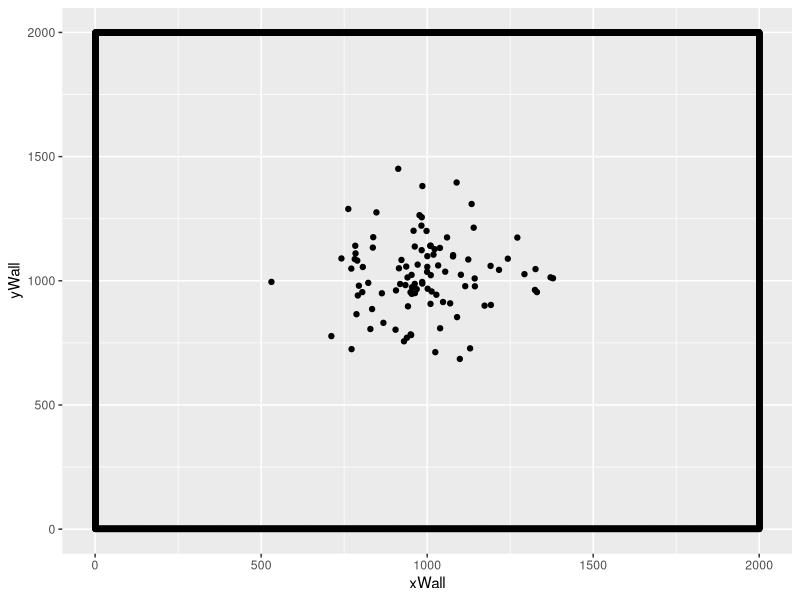
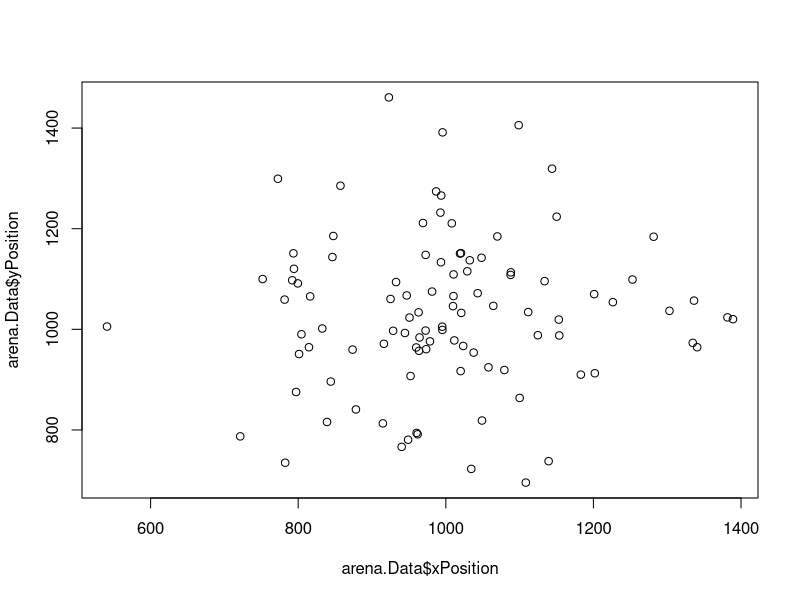
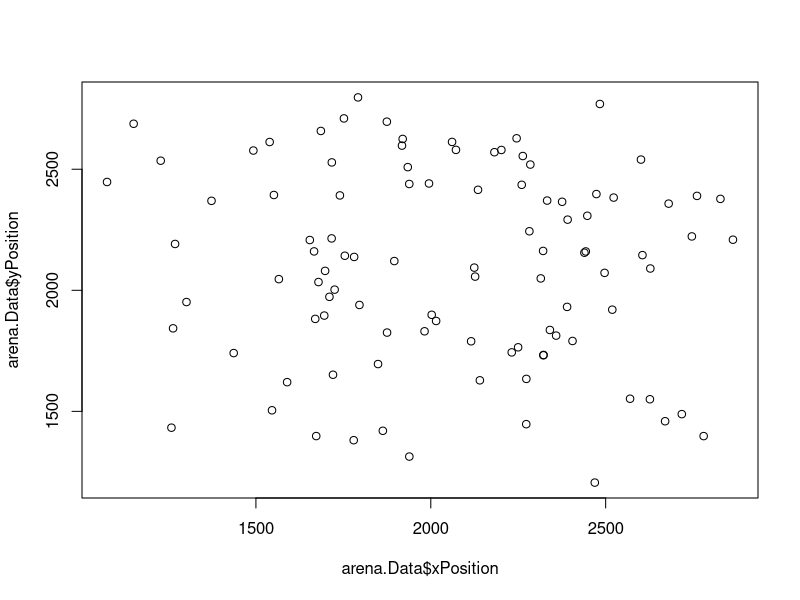
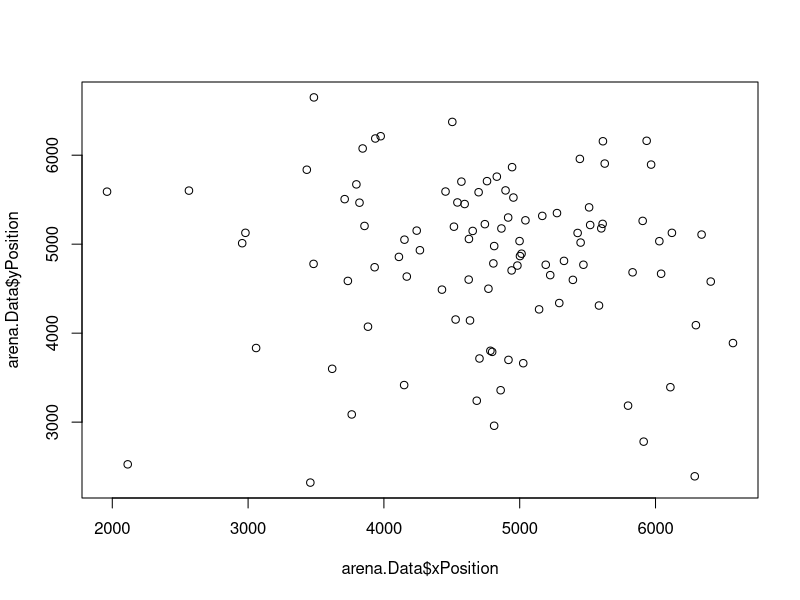
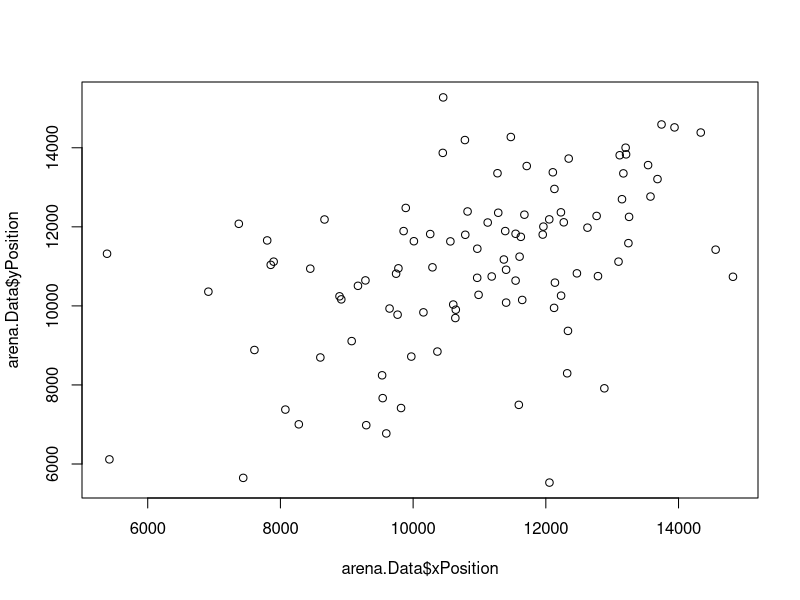
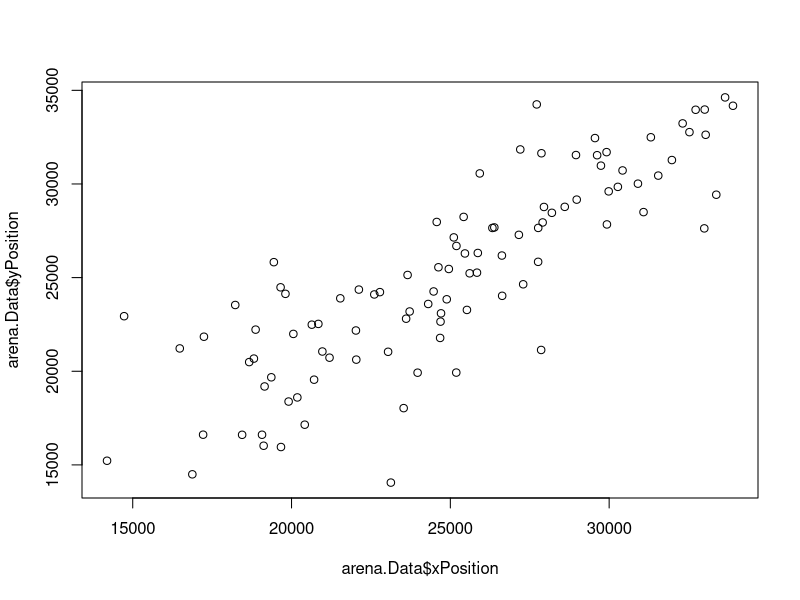
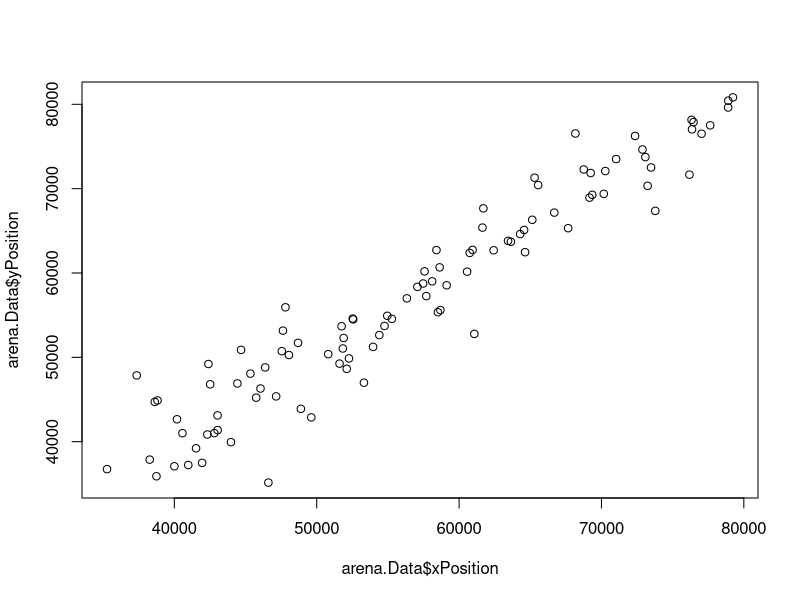
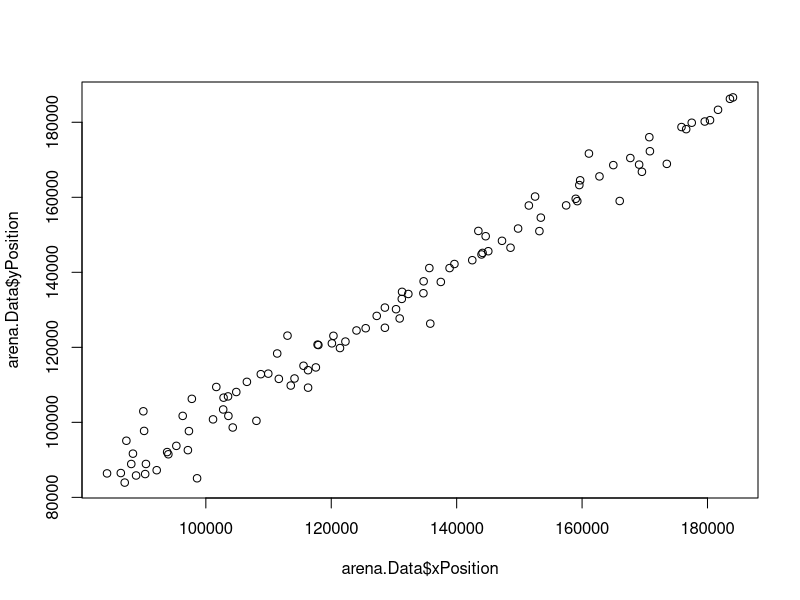

Generate these figures, in order, with R:

# THE FOLLOWING IS A 2-D VARIANT OF CRAIG REYNOLDS' BOID MODEL.
# Written by Gabriel Dell'Accio
# Algorithm inspired by Conrad Parker's Boid's pseudocode at: 
# http://www.kfish.org/boids/pseudocode.html

# Overview:
#   Rules for swarming
#     1) Center of Mass: Boids are attracted to the center of the overall swarm.
#     2) Avoidance rule: Boids avoid collision with other boids by avoiding coming within
#        a certain distance of one another.
#     3) Match Velocity: Boids can sense the average velocity of the swarm and do their 
#        best to match it.

# LIBRARIES:
library(ggplot2)

# ARENA PARAMETERS:
  # Variable to hold the x,y center coordinate of the arena. 
  xLength <- 2000.0
  yLength <- 2000.0

  centerCor <- rep(xLength/2,2)
# SWARM PARAMETERS:
  # number of individuals
  nIndividuals <- 100 
  swarmCohesion <- 0.5
  swarmAvoidance <- 0.5
  baseVelocity <- 20
  densitySensitivity <- 75
  spatialDistribution <- 100
  thetaDistribution <- 50
  step.iterations <- 200

  # velocityList <- vector("list", nIndividuals)
  # print(velocityList)

  xVelocity <- rep(10, nIndividuals)
  yVelocity <- rep(10, nIndividuals)

  # This function creates the arena.
  create.arena <- function(xLength, yLength) {
    
    # length of x plane 
    xLimit <- xLength 
    # Length of y plane
    yLimit <- yLength
    
    # temporary data frame that holds the data 
    # that creates the borders of the 2D arena. 
    arena.Data <<- data.frame(
      yWall = rep(1,yLimit),
      xWall = c(1:xLimit),
      xNorthWall = c(1:xLimit),
      yNorthWall = rep(yLimit,yLimit)
    )

    # Plot Arena Borders
    arena <- ggplot(data = arena.Data, aes(x=xWall,y=yWall))
    arena <- arena + geom_point() +  ylim(1,yLimit) + xlim(1,xLimit) + geom_point(aes(xNorthWall,yNorthWall)) + geom_point(aes(rep(1,xLimit),c(1:yLimit))) + geom_point(aes(rep(xLimit,xLimit),c(1:yLimit)))

    return(arena)
  }
  arenaSim <- create.arena(xLength, yLength)

  # This function helps initialize the swarm and arena using a data frame, arena.data, 
  # that stores information about the swarm and the arena. 
  initialize.swarm <- function(avoidance, spatial.distribution.factor,coordinateLocation) {
      arena.Data$index <<- c(1:nIndividuals)
      arena.Data$xPosition <<- rep(NA, xLength)
      arena.Data$yPosition <<- rep(NA, yLength)
      # arena.Data$theta <<- rep(NA, xLength)
      # velocityList <<- rep(baseVelocity, nIndividuals)
    
    # Create the x,y position of each individual in the swarm by drawing from a 
    # random normal distribution around a given coordinate location in the arena. 
    for(var in 1:nIndividuals) {
      # velocityList[] <- c(baseVelocity,baseVelocity)
      arena.Data$xPosition[var] <<- rnorm(1, mean=coordinateLocation[1], sd=spatial.distribution.factor + 50)
      arena.Data$yPosition[var] <<- rnorm(1, mean=coordinateLocation[2], sd=spatial.distribution.factor + 50)
      # arena.Data$theta[var] <<- rnorm(1, mean = 180, sd= theta.distribution.factor + 5)
    }
  }

  # Call the initialize function that creates teh arena.data data frame 
  # with all previously declared swarm and arena parameters.
  initialize.swarm(swarmAvoidance, spatialDistribution, centerCor)

  # Function that updates the current arena with the swarm's current location.
  display.swarm <- function() {
    return(arenaSim + geom_point(aes(arena.Data$xPosition, arena.Data$yPosition)))
  }

arenaSim <- display.swarm()
arenaSim

# GSI: functions for computing the group stability index
  # This function computes the distance between two x,y points in the 2D arena. 
  compute.cart.distance  <- function(x1,x2,y1,y2) {
    return(sqrt(((x1-x2)^2) + ((y1-y2)^2)) )
  }
  # This function calculates the total distance between all members of the flock. It returns the total distance between all individuals in one step of the arena.
  calculate.group.distance <- function() {
    groupedDistance <- 0
    for(var in 1:nIndividuals) {
      for(varTwo in 1:nIndividuals) {
         dist <- compute.cart.distance(arena.Data$xPosition[var], arena.Data$xPosition[varTwo], arena.Data$yPosition[var], arena.Data$yPosition[varTwo])
         groupedDistance <- groupedDistance + dist
      }
    }
    return(groupedDistance)
  }
  # This function takes in the previous time step's total group distance and the current time steps group distance to calculate the 
  # group stability over time.
  calculate.gsi <- function(groupedDistancePrev, groupedDistanceNext) {
    finalGsi <- 1 - (((abs(groupedDistancePrev - groupedDistanceNext)) / 4 ) / (nIndividuals*(nIndividuals-1)/2))
    return(finalGsi)
  }


# A function that returns the average x,y coordinate of the swarm.
find.center <- function() {

  totalX <- 0
  totalY <- 0


  for(var in 1:nIndividuals) {
    totalX <- totalX + arena.Data$xPosition[var] 
    totalY <- totalY + arena.Data$yPosition[var] 
  }

  averageX <- totalX / nIndividuals
  averageY <- totalY / nIndividuals

  centerMass <- c(averageX, averageY)

  return(centerMass)

}


# RULE 1: calculate the swarm's center of mass 
center.of.mass <- function(boid, count) {

  totalX <- 0
  totalY <- 0


  for(var in 1:nIndividuals) {
    totalX <- totalX + arena.Data$xPosition[var] 
    totalY <- totalY + arena.Data$yPosition[var] 
  }

  averageX <- totalX / nIndividuals
  averageY <- totalY / nIndividuals

  centerMass <- c((averageX - boid[1]/100 ), (averageY - boid[2]/100))

  # print(paste("center of mass: ", centerMass))
  return(centerMass)

}


# RULE 2: calculate the avoidance correction for a boid   
avoidance.rule <- function(boid, count) {

  correctedCourse <- c(0,0)

  for(var in 1:nIndividuals) {

    if(count != var) {

      if((abs(arena.Data$xPosition[var] - boid[1]) < 100) && (abs(arena.Data$yPosition[var] - boid[2]) < 100)) {
        b.position <- c(arena.Data$xPosition[var], arena.Data$yPosition[var])

        correctedCourse <- correctedCourse - (b.position - boid)
      } 


    }
  }

  # print(paste("corrected avoidance: ", correctedCourse))
  return(correctedCourse)
}

# RULE 3: calculate the match velocity correction for a boid
match.velocity <- function(boid, count) {

  meanVelocityX <- 0 
  meanVelocityY <- 0

  for(var in 1:nIndividuals) {
    meanVelocityX <- meanVelocityX + xVelocity[var]
    meanVelocityY <- meanVelocityY + yVelocity[var]  
  }


  meanVelocityX <- meanVelocityX / nIndividuals
  meanVelocityY <- meanVelocityY / nIndividuals

  velocityCorrectionX <- (meanVelocityX - xVelocity[count]) /8
  velocityCorrectionY <- (meanVelocityY - xVelocity[count]) /8


  return(c(velocityCorrectionX, velocityCorrectionY))
}
 
# This function steps the swarm one step using the the 3 behavior rules 
# written above. The input to this function, "simVersion", is either "reynolds" 
# or "asocial". 
compute.next.pos <- function() {

  for(var in 1:nIndividuals) {

      currentIndividualLoc <- c(arena.Data$xPosition[var], arena.Data$yPosition[var])
      
      # Rule 1
      centerMassRule <- center.of.mass(currentIndividualLoc, var)
      # Rule 2 
      avoidanceRule <- avoidance.rule(currentIndividualLoc, var)
      # Rule 3
      velocityRule <- match.velocity(currentIndividualLoc, var)
      
      

      currentIndividualLoc <- currentIndividualLoc + c(xVelocity[var],yVelocity[var])

      xVelocity[var] <<- xVelocity[var] + centerMassRule[1] + avoidanceRule[1] + velocityRule[1]
      yVelocity[var] <<- yVelocity[var] + centerMassRule[2] + avoidanceRule[2] + velocityRule[2]


      arena.Data$xPosition[var] <<- currentIndividualLoc[1]
      arena.Data$yPosition[var] <<- currentIndividualLoc[2]
  }

}



# This function steps the swarm x iterations and tracks the group stability of the
# swarm in each time step. 
time.stepper <- function(iterations) {

  gsiLog <- rep(0,iterations)

  # For i iterations ...
  for(i in 1:iterations) {
    
    # calculate total group distance at this time step 
    prevTotalDistance <- calculate.group.distance()

    # Compute new positons for each individual in the swarm.
    compute.next.pos()

    # Calculate the total group distance after moving the swarm.
    nextTotalDistance <- calculate.group.distance()

    # Calculate the change in group stability between the previous and current 
    # time step and log it in the gsiLog vector.
    gsiLog[i] <- calculate.gsi(prevTotalDistance, nextTotalDistance)

    # Display the swarm.
    plot(arena.Data$xPosition, arena.Data$yPosition)
    Sys.sleep(.09)
  }
  return(gsiLog)
}

finalGsi <- time.stepper(10)

plot(finalGsi)
